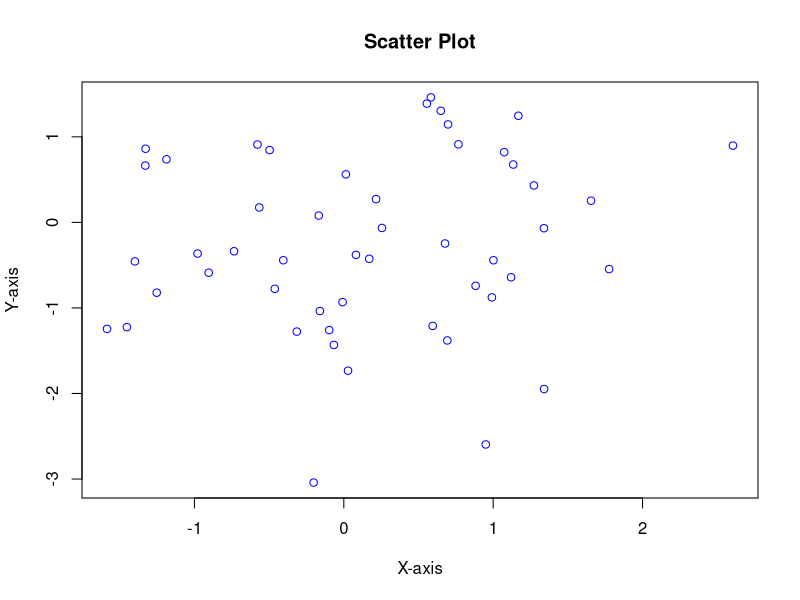
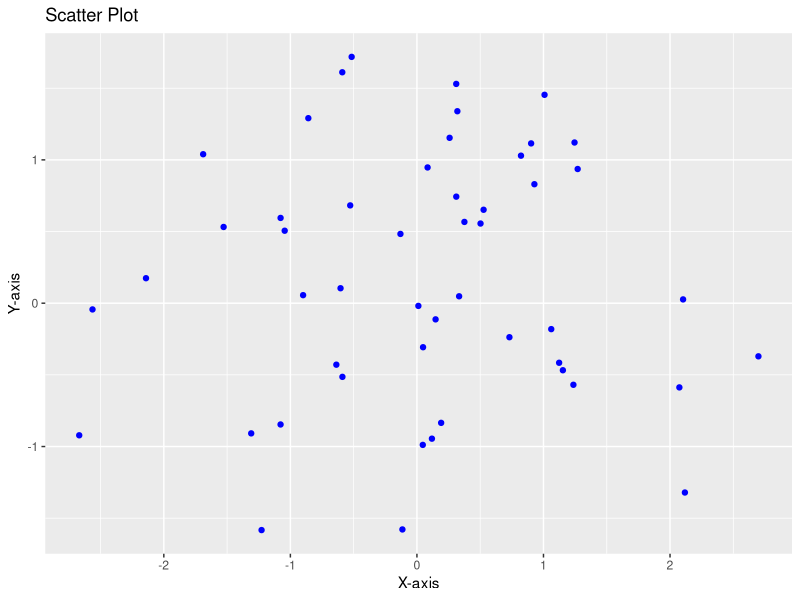

Source code (R) for these figures, in order:
## ---- chunk 1
# Example of R code
     x <- c(1, 2, 3, 4, 5)
     y <- x * 2
     print(y)
## ---- chunk 2
# Example of R syntax
     x <- seq(1, 10)
     y <- x^2
     if (mean(y) > 20) {
       print("Mean is greater than 20")
     }
## ---- chunk 3
 # Example of R code
     x <- c(1, 2, 3, 4, 5)
     y <- x * 2
     print(y)
## ---- chunk 4
# Example of R syntax
     x <- seq(1, 10)
     y <- x^2
     if (mean(y) > 20) {
       print("Mean is greater than 20")
     }
## ---- chunk 5
# Example of creating a numeric vector in R
num_vector <- c(1, 2, 3, 4, 5)
## ---- chunk 6
# Example of creating a matrix in R
mat <- matrix(1:9, nrow = 3, ncol = 3)
## ---- chunk 7
# Example of creating a list in R
my_list <- list("apple", 42, c(1, 2, 3), TRUE)
## ---- chunk 8
# Example of creating a data frame in R
df <- data.frame(name = c("Alice", "Bob", "Carol"),
        age = c(25, 30, 35), height = c(162, 175, 168))
## ---- chunk 9
# Example of filtering rows using base R functions
df <- data.frame(name = c("Alice", "Bob", "Carol",        "David"),age = c(25, 30, 35, 28), height = c(162, 175,   168, 172))

# Filter rows where age is greater than 27
filtered_df <- df[df$age > 27, ]
## ---- chunk 10
# Example of filtering rows using dplyr
library(dplyr)

df <- data.frame(name = c("Alice", "Bob", "Carol",        "David"),age = c(25, 30, 35, 28),height = c(162, 175,   168, 172))

# Filter rows where age is greater than 27
filtered_df <- df %>% filter(age > 27)
head(filtered_df)
## ---- chunk 11
# Example of a scatter plot using base R plotting
df <- data.frame(x = rnorm(50), y = rnorm(50))

plot(df$x, df$y, main = "Scatter Plot", xlab = "X-axis", ylab = "Y-axis", col = "blue")
## ---- chunk 12
# Example of a scatter plot using ggplot2
library(ggplot2)

df <- data.frame(x = rnorm(50), y = rnorm(50))

ggplot(df, aes(x = x, y = y)) +
    geom_point(color = "blue") +
    ggtitle("Scatter Plot") +
    xlab("X-axis") +
    ylab("Y-axis")
